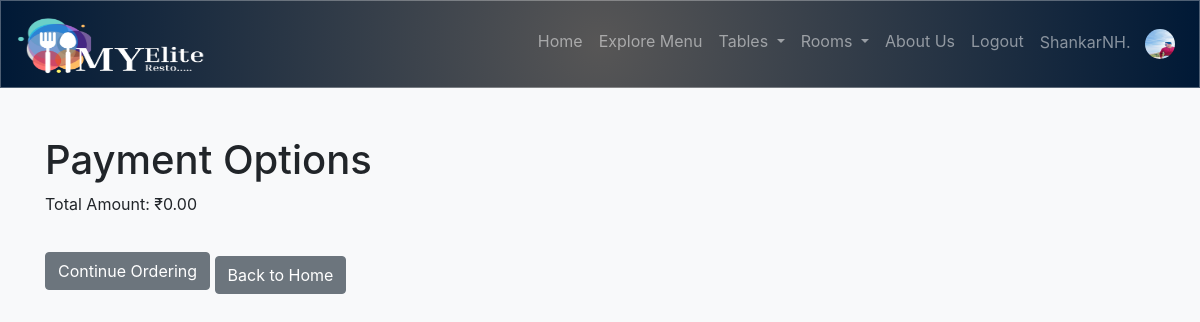
The app's page /payment/payment-options (signed in) with its own data.
### main/models.py (models this page shows)
class User(AbstractUser):
    is_admin = models.BooleanField('Is admin', default=False)
    is_customer = models.BooleanField('Is customer', default=True)
    is_employee = models.BooleanField('Is employee', default=False)
    image = models.ImageField(upload_to='profile_images/', null=True, blank=True)

### payment/views.py (the view)
# urls.py: path('payment-options', views.payment_options, name='payment_options'),
@login_required
def payment_options(request):
    cart = get_object_or_404(Cart, user=request.user, active=True)
    total_price = cart.get_total_price()  # Call the method if it's a method
    return render(request, 'payment/payment_options.html', {'total_price': total_price})

### cart/models.py (called while the page is built)
    def get_total_price(self):
        return sum(item.quantity * item.item.price for item in self.cart_items.all())

### payment/templates/payment/payment_options.html (shortened to what this page needs)
{% include 'navbar.html'%}
{% block content %}
<!DOCTYPE html>
<html lang="en">
<head>
    <link rel="stylesheet" href="https://stackpath.bootstrapcdn.com/bootstrap/4.5.2/css/bootstrap.min.css">
</head>
<body>
    <div class="container mt-5">
        <h1>Payment Options</h1>
        <p>Total Amount: ₹{{ total_price|floatformat:2 }}</p>
        <a href="{% url 'food_item_list' %}" class="btn btn-secondary mt-3">Continue Ordering</a>
        <a href="{% url 'index' %}" class="btn btn-secondary mt-4">Back to Home</a>
    </div>
</body>
</html>
{% endblock %}

### main/templates/navbar.html (shortened to what this page needs)
{% load static %}
<!DOCTYPE html>
<html lang="en">
<head>
    <link rel="stylesheet" href="{% static 'css/styles.css' %}">
    <link rel="stylesheet" href="https://stackpath.bootstrapcdn.com/bootstrap/4.5.2/css/bootstrap.min.css">
</head>
<body>
    <nav class="navbar navbar-expand-lg navbar-dark">
        <a class="navbar-brand" href="{% url 'index' %}">
            <img src="{% static 'D:/Final_Resto/static/assets/LOGO.png' %}" alt="Logo" style="height: 60px;width:240px;">
        </a>
        <div class="collapse navbar-collapse" id="navbarNav">
            <ul class="navbar-nav ml-auto">
                {% if user.is_authenticated %}
                    <li class="nav-item">
                        <a class="nav-link" href="{% url 'index' %}">Home</a>
                    </li>
                    <li class="nav-item">
                        <a class="nav-link" href="/menu/">Explore Menu</a>
                    </li>
                    <li class="nav-item dropdown">
                        <a class="nav-link dropdown-toggle" href="#" id="navbarDropdown" role="button" data-toggle="dropdown" aria-haspopup="true" aria-expanded="false">
                            Tables
                        </a>
                    </li>
                    <li class="nav-item dropdown">
                        <a class="nav-link dropdown-toggle" href="#" id="navbarDropdownRooms" role="button" data-toggle="dropdown" aria-haspopup="true" aria-expanded="false">
                            Rooms
                        </a>
                    </li>
                    <li class="nav-item"><a class="nav-link" href="{% url 'about' %}">About Us</a></li>
                    <li class="nav-item">
                        <a class="nav-link" href="{% url 'logout' %}">Logout</a>
                    </li>
                    <li class="nav-item">
                        <a class="nav-link" href="{% url 'manage_profile' user.id %}">
                            {{ user.username }}
                            {% if user.image %}
                                <img class="profile-image" src="{{ user.image.url }}" alt="{{ user.username }}">
                            {% else %}
                                <img class="profile-image" src="{% static 'images/default-profile.png' %}" alt="{{ user.username }}">
                            {% endif %}
                        </a>
                    </li>
                {% endif %}
            </ul>
        </div>
    </nav>
</body>
</html>

### main/templates/navbar.html (style rules this page uses)
.navbar { background: radial-gradient(circle, rgba(87,86,86,1) 0%, rgba(0,25,54,1) 100%); backdrop-filter: blur(5px); border: 1px solid rgba(255, 255, 255, 0.3); z-index: 10; }
.navbar-dark .navbar-nav .nav-link { color: #fff; }
.navbar-dark .navbar-brand { color: #fff; }
.profile-image { width: 30px; height: 30px; border-radius: 50%; margin-left: 10px; }

### payment/templates/payment/payment_options.html (style rules this page uses)
body { background-color: #f8f9fa; margin: 0; padding: 0; }

### records on screen
User: username "ShankarNH.", image (picture)

### other values on screen
{{ total_price|floatformat:2 }} "0.00"
